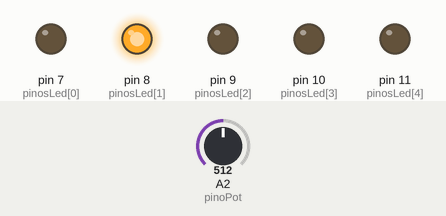
This sketch was run on a simulated Arduino Uno, built with avr-gcc and run on an emulated ATmega328P. Parts: output pins drawn as LEDs (lit = HIGH). Dashed ring = blinking. The test bench sets the inputs (shaded band); at power-on: A2 (pinoPot) = 512.

Above: at 1.2 s.
1.3 s: A2 (pinoPot) set to 0
At 2.4 s:
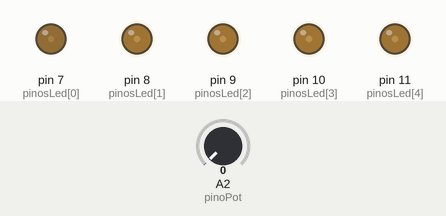
4.3 s: A2 (pinoPot) set to 306
At 6.29 s:
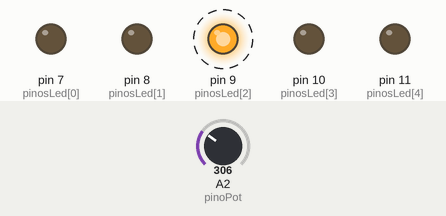
7.3 s: A2 (pinoPot) set to 122
At 8.34 s:
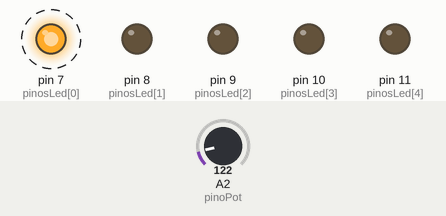
Timing chart, 0 to 16.3 s (numbered marks = the images above; inputs shaded):
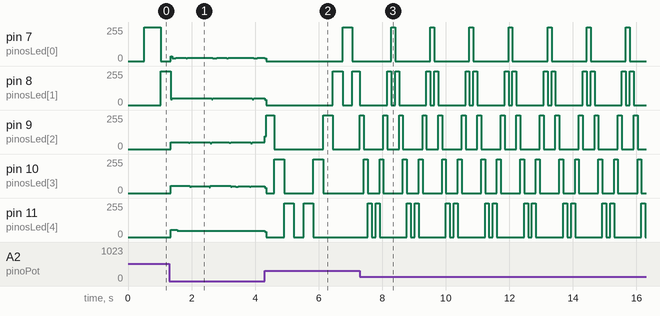

The sketch:

Aula_pratica_03.ino
```cpp
byte pinosLed[] = {7,8,9,10,11};
int ledDelay;
int dir = 1;
int ledAtual = 0;

unsigned long intervaloTempo;
int pinoPot = A2;

void setup() {
  for(int x =0; x<5; x++) {//para x = 0 ate meno que/ 5 x é incrementado
    pinMode(pinosLed[x], OUTPUT); // Declarando o pino como saida
  }
  intervaloTempo = millis();

}

void loop() {
  ledDelay = analogRead(pinoPot);
  if((millis() - intervaloTempo) > ledDelay){ // se millis menos intervalor de tempo gerado pelo potenciometro é este valor vai definir a velocidade
      trocaLed();
      intervaloTempo = millis();
  }
}

void trocaLed(){
  for(int x=0; x<5; x++){
    digitalWrite(pinosLed[x], LOW);
  }
  digitalWrite(pinosLed[ledAtual], HIGH);
  ledAtual += dir;
  if(ledAtual == 5) {dir= -1;}
  if(ledAtual == 0) {dir= 1;}
}
```

Measured:
- after the input at 1.3 s, pin 7 (pinosLed[0]): 0/255 → 36/255 after 0.05 s, then repeats every 1.3 s: 20/255 0.12 s, 26/255 0.32 s, 20/255 0.04 s, 26/255 0.80 s
- after the input at 4.3 s, pin 11 (pinosLed[4]): goes 0/255 0.60 s, 255/255 0.31 s, 0/255 0.31 s, 255/255 0.31 s, then 0/255, starting at once
- after the input at 7.3 s, pin 7 (pinosLed[0]): alternates 255/255 for 0.12 s and 0/255 for 1.1 s, starting after 0.98 s
- by itself, pin 8 (pinosLed[1]): repeats every 1.2 s: 255/255 0.12 s, 0/255 0.12 s, 255/255 0.12 s, 0/255 0.86 s
- by itself, pin 9 (pinosLed[2]): repeats every 1.2 s: 0/255 0.61 s, 255/255 0.12 s, 0/255 0.37 s, 255/255 0.12 s
- by itself, pin 10 (pinosLed[3]): repeats every 1.2 s: 0/255 0.37 s, 255/255 0.12 s, 0/255 0.62 s, 255/255 0.12 s
